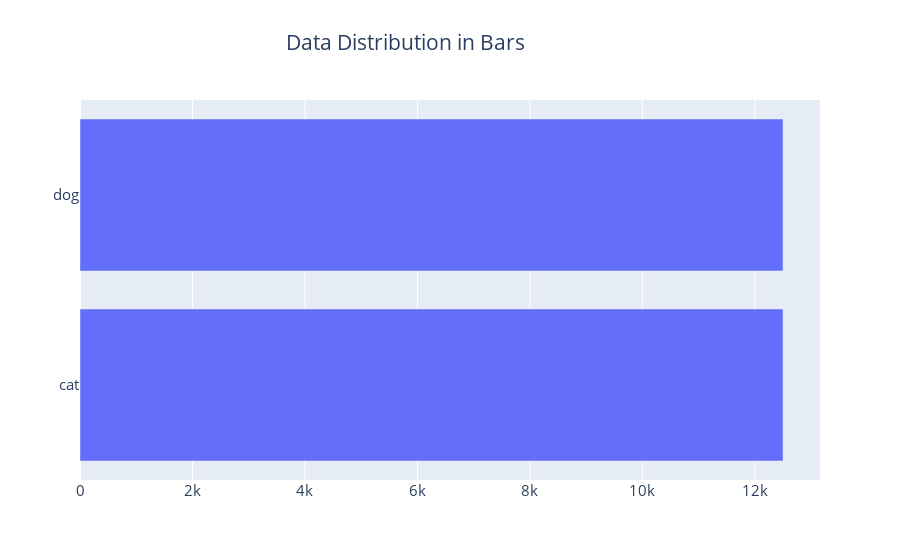

The notebook cell this image was saved under:
### Code cell
fig = go.Figure(go.Bar(
            x= counts.values,
            y=counts.index,
            orientation='h'))

fig.update_layout(title='Data Distribution in Bars',font_size=15,title_x=0.45)
fig.show()

### Figure 1 — Plotly figure (JSON) as saved in the notebook; plotly's stock layout.template omitted (floating-point values rounded to 4 significant figures)
{"data": [{"orientation": "h", "type": "bar", "x": [12500, 12500], "y": ["cat", "dog"]}], "layout": {"font": {"size": 15}, "title": {"text": "Data Distribution in Bars", "x": 0.45}}}
